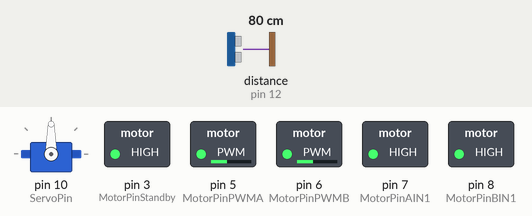
This sketch was run on a simulated Arduino Uno, built with avr-gcc and run on an emulated ATmega328P. On the bench: servo, switched loads named in the sketch (green lamp = pin HIGH). The inputs (shaded band) are chosen by the test bench; at power-on: distance to the obstacle (sensor on pin 12) 80 cm. What the sketch prints to the serial monitor is not drawn.

Above: at 0.1 s.
Timing chart, 0 to 1.6 s (numbered marks = the images above):
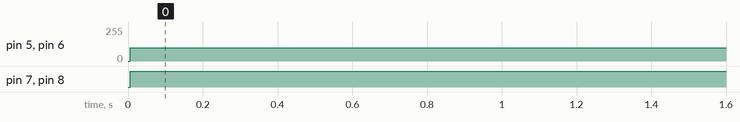

Measured:
- by itself, pin 5 (MotorPinPWMA), pin 6 (MotorPinPWMB): 0/255 → 100/255 at 0.01 s
- by itself, pin 7 (MotorPinAIN1), pin 8 (MotorPinBIN1): LOW → HIGH at 0.01 s

The sketch:

ElegooFinal.ino
```cpp
// servo wasnt working, wired wrong had to flip wire
// fastLED version fix
//servo position kept jumping between certain points, printed time as well and realized it was jumping every second, so must be rounding error

#include <Arduino.h>
#include <Servo.h>
#include "ElegooServo.h"
#include "ElegooLED.h"
#include "MPU.h"
#include "ElegooMovement.h"

unsigned long currentTime;
int state;
int lastState;

void setup() {
  Serial.begin(9600);
  state = 0; // standby
  lastState = -1;
  InitServo();
  InitLED();
  InitMPU();
  InitMovement();
}

void loop() {
  currentTime = micros();

  if (state!= lastState){
    HandleServo(state);
  }

  HandleMovement();

  lastState = state;
  delay(60);
} //add handle LED
```

ElegooLED.cpp
```cpp
#include <FastLED.h>
#include "ElegooLED.h"
#define numLEDs 1
#define LEDPin 4

CRGB LEDs[numLEDs];
unsigned long lastChangeTime;

float waveShift;
void InitLED(){
  FastLED.addLeds<NEOPIXEL, LEDPin>(LEDs, numLEDs);
  FastLED.setBrightness(30);
  lastChangeTime = 0;
  Serial.println("LED Initialized");
}

// void HandleLED(unsigned long currentTime){


//   if (currentTime > (lastChangeTime + 30)){
//     waveShift = (2 * PI)/3;
//     float time = (currentTime * 0.000001);

//     float colorR = sin(time) * 127.5 + 127.5;
//     float colorG = sin(time - waveShift) * 127.5 + 127.5;
//     float colorB = sin(time - (2 * waveShift)) * 127.5 + 127.5;

//     LEDs[0] = CRGB(colorR, colorG, colorB);
//     FastLED.show();
//     lastChangeTime = currentTime;
//   }


// }
```

ElegooLED.h
```cpp
#ifndef ELEGOO_LED_H
#define ELEGOO_LED_H

#include <Arduino.h>
#include <FastLED.h>

void InitLED();
void HandleLED(unsigned long currentTime);

#endif
```

ElegooMovement.cpp
```cpp
#include "ElegooUltrasonic.h"
#include <Arduino.h>

#define MotorPinPWMA 5
#define MotorPinPWMB 6
#define MotorPinBIN1 8
#define MotorPinAIN1 7
#define MotorPinStandby 3


int distanceMin = 50;
int distance;

void InitMovement(){
  pinMode(MotorPinPWMA, OUTPUT);
  pinMode(MotorPinPWMB, OUTPUT);
  pinMode(MotorPinBIN1, OUTPUT);
  pinMode(MotorPinAIN1, OUTPUT);
  pinMode(MotorPinStandby, OUTPUT);

  digitalWrite(MotorPinStandby, HIGH);
}

void HandleMovement(){
  distance = GetDistance();
  if (distance > distanceMin){
    // Move Forward
    digitalWrite(MotorPinAIN1, HIGH);
    digitalWrite(MotorPinBIN1, HIGH);
    analogWrite(MotorPinPWMA, 100);
    analogWrite(MotorPinPWMB, 100);

  }

}


//  pinMode(MotorPinPWMA, OUTPUT);
//   pinMode(MotorPinPWMB, OUTPUT);
//   pinMode(MotorPinBIN1, OUTPUT);
//   pinMode(MotorPinAIN1, OUTPUT);
//   pinMode(MotorPinStandby, OUTPUT);

//   digitalWrite(MotorPinStandby, HIGH);
//   delay(2000);
//   digitalWrite(MotorPinAIN1, HIGH); // Direction (HIGH = Forward)
//   digitalWrite(MotorPinBIN1, HIGH);
//   analogWrite(MotorPinPWMA, 255); // Speed (0-255)
//   analogWrite(MotorPinPWMB, 255);
```

ElegooMovement.h
```cpp
#ifndef ELEGOO_MOVEMENT_H
#define ELEGOO_MOVEMENT_H

void InitMovement();
void HandleMovement();


#endif
```

ElegooServo.cpp
```cpp
#include "ElegooServo.h"
#include "ElegooLED.h"
#define ServoPin 10
Servo servo;

void InitServo() {
  servo.attach(ServoPin, 500, 2400); // attach takes pin#, (min angle, max angle) in microseconds
  servo.write(90); // Center servo
  Serial.println("Servo Initialized");
}

void HandleServo(int state) {


  switch(state){
    case 0:
      break;

    case 1:
      servo.write(90);

      break;

  }

}
```

ElegooServo.h
```cpp
#ifndef ELEGOO_SERVO_H
#define ELEGOO_SERVO_H

#include <Arduino.h>
#include <Servo.h>


void InitServo();
void HandleServo(int state);


#endif
```

ElegooUltrasonic.cpp
```cpp
#include <HCSR04.h>
#include "ElegooUltrasonic.h"

HCSR04 hc(13, 12);

void InitUltrasonic() {
}

int GetDistance() {
  int distance = hc.dist();
  return distance;
}
```

ElegooUltrasonic.h
```cpp
#ifndef ELEGOO_ULTRASONIC_H
#define ELEGOO_ULTRASONIC_H

void InitUltrasonic();
int GetDistance();

#endif
```

MPU.cpp
```cpp
#include "MPU.h"
#include <Adafruit_MPU6050.h>
#include <Adafruit_Sensor.h>

Adafruit_MPU6050 mpu;
int lastReadTime;

void InitMPU(){
  if (mpu.begin()){
    Serial.println("MPU 6050 Initialized");
  }

  lastReadTime = 0;

  mpu.setAccelerometerRange(0b01);
  mpu.setGyroRange(MPU6050_RANGE_500_DEG);
  mpu.setFilterBandwidth(MPU6050_BAND_21_HZ);
}

void ReadMPU(unsigned long currentTime){
  sensors_event_t a, g, temp;
  if ((currentTime * 0.000001) > lastReadTime + 5){
    mpu.getEvent(&a, &g, &temp);
    Serial.println("X Acceleration: ");
    Serial.println(a.acceleration.x);
    Serial.println("Y Acceleration: ");
    Serial.println(a.acceleration.y);
    Serial.println("---------");
    lastReadTime = (currentTime * 0.000001);
  }
}
```

MPU.h
```cpp
#ifndef MPU_H
#define MPU_H

void InitMPU();
void ReadMPU(unsigned long currentTime);

#endif
```
